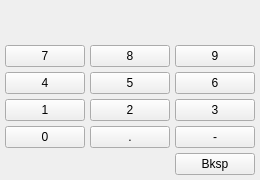
               <widget class="QWidget" name="gridWidget" native="true">
                <layout class="QGridLayout" name="gridLayout_28">
                 <property name="leftMargin">
                  <number>5</number>
                 </property>
                 <property name="topMargin">
                  <number>5</number>
                 </property>
                 <property name="rightMargin">
                  <number>5</number>
                 </property>
                 <property name="bottomMargin">
                  <number>5</number>
                 </property>
                 <property name="spacing">
                  <number>5</number>
                 </property>
                 <item row="5" column="2">
                  <widget class="QPushButton" name="drillBackspace">
                   <property name="text">
                    <string>Bksp</string>
                   </property>
                  </widget>
                 </item>
                 <item row="0" column="1" colspan="2">
                  <spacer name="verticalSpacer_11">
                   <property name="orientation">
                    <enum>Qt::Vertical</enum>
                   </property>
                   <property name="sizeHint" stdset="0">
                    <size>
                     <width>20</width>
                     <height>40</height>
                    </size>
                   </property>
                  </spacer>
                 </item>
                 <item row="4" column="1">
                  <widget class="QPushButton" name="pushButton_70">
                   <property name="text">
                    <string>.</string>
                   </property>
                   <attribute name="buttonGroup">
                    <string notr="true">holeKeyPad</string>
                   </attribute>
                  </widget>
                 </item>
                 <item row="4" column="2">
                  <widget class="QPushButton" name="pushButton_71">
                   <property name="text">
                    <string>-</string>
                   </property>
                   <attribute name="buttonGroup">
                    <string notr="true">holeKeyPad</string>
                   </attribute>
                  </widget>
                 </item>
                 <item row="2" column="1">
                  <widget class="QPushButton" name="pushButton_73">
                   <property name="text">
                    <string>5</string>
                   </property>
                   <attribute name="buttonGroup">
                    <string notr="true">holeKeyPad</string>
                   </attribute>
                  </widget>
                 </item>
                 <item row="3" column="0">
                  <widget class="QPushButton" name="pushButton_67">
                   <property name="text">
                    <string>1</string>
                   </property>
                   <attribute name="buttonGroup">
                    <string notr="true">holeKeyPad</string>
                   </attribute>
                  </widget>
                 </item>
                 <item row="2" column="0">
                  <widget class="QPushButton" name="pushButton_72">
                   <property name="text">
                    <string>4</string>
                   </property>
                   <attribute name="buttonGroup">
                    <string notr="true">holeKeyPad</string>
                   </attribute>
                  </widget>
                 </item>
                 <item row="3" column="2">
                  <widget class="QPushButton" name="pushButton_64">
                   <property name="text">
                    <string>3</string>
                   </property>
                   <attribute name="buttonGroup">
                    <string notr="true">holeKeyPad</string>
                   </attribute>
                  </widget>
                 </item>
                 <item row="4" column="0">
                  <widget class="QPushButton" name="pushButton_69">
                   <property name="text">
                    <string>0</string>
                   </property>
                   <attribute name="buttonGroup">
                    <string notr="true">holeKeyPad</string>
                   </attribute>
                  </widget>
                 </item>
                 <item row="2" column="2">
                  <widget class="QPushButton" name="pushButton_74">
                   <property name="text">
                    <string>6</string>
                   </property>
                   <attribute name="buttonGroup">
                    <string notr="true">holeKeyPad</string>
                   </attribute>
                  </widget>
                 </item>
                 <item row="3" column="1">
                  <widget class="QPushButton" name="pushButton_68">
                   <property name="text">
                    <string>2</string>
                   </property>
                   <attribute name="buttonGroup">
                    <string notr="true">holeKeyPad</string>
                   </attribute>
                  </widget>
                 </item>
                 <item row="1" column="2">
                  <widget class="QPushButton" name="pushButton_63">
                   <property name="text">
                    <string>9</string>
                   </property>
                   <attribute name="buttonGroup">
                    <string notr="true">holeKeyPad</string>
                   </attribute>
                  </widget>
                 </item>
                 <item row="1" column="1">
                  <widget class="QPushButton" name="pushButton_65">
                   <property name="text">
                    <string>8</string>
                   </property>
                   <attribute name="buttonGroup">
                    <string notr="true">holeKeyPad</string>
                   </attribute>
                  </widget>
                 </item>
                 <item row="1" column="0">
                  <widget class="QPushButton" name="pushButton_66">
                   <property name="text">
                    <string>7</string>
                   </property>
                   <attribute name="buttonGroup">
                    <string notr="true">holeKeyPad</string>
                   </attribute>
                  </widget>
                 </item>
                </layout>
               </widget>
